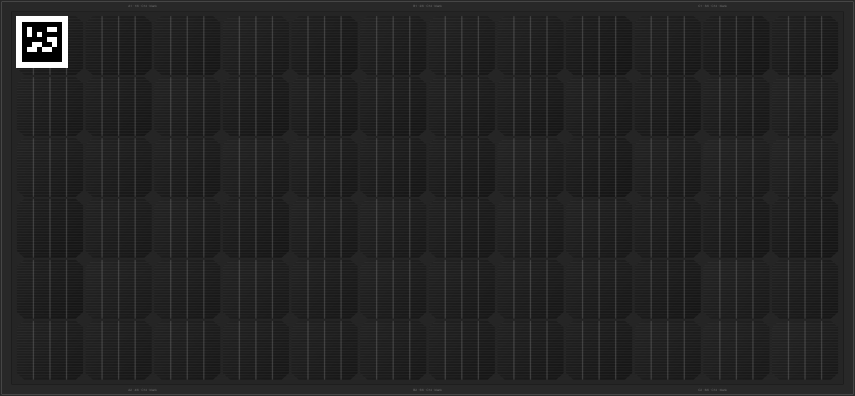
#> input picture app/python/data/c14_map.png, 855 x 396 px
$ python -i geometry.py   (imports and definitions only)
#> lines starting #> are read from the running program, lines starting #| are printed output that depends on the picture; after the words box and inside, x2 and y2 are one past the last pixel; in counts of white or black regions, pixels touching at a corner belong together
"""Panel segmentation, visible-edge detection and ArUco start-marker localisation.

Panel segmentation
    Black-and-white print: the panel is the dark region of the image. The dark / light split is
    chosen per frame with Otsu's method, so it follows the camera exposure.
    Colour print: the panel is the blue region (cell colour rule).
    The mask is evaluated on a coarse block grid; enclosed light regions (defects, marker) are
    filled so that they count as panel.

Visible edges
    A band outside the panel (frame surroundings, table, paper) along one side of the image
    means the corresponding edge of the panel is in view. The inspection path turns when the
    next edge appears (corner reached).

Start marker
    OpenCV ArUco detector, dictionary ARUCO_MIP_36h12, marker id checked against the panel's
    reference profile. Its four corners anchor the camera pose (localization.py).
"""

from __future__ import annotations

from dataclasses import dataclass, field

import cv2
import numpy as np

SIDES = ("top", "right", "bottom", "left")


@dataclass
class PanelView:
    coverage: float = 0.0
    margins: dict = field(default_factory=lambda: {s: 1.0 for s in SIDES})
    edges: dict = field(default_factory=lambda: {s: False for s in SIDES})


class PanelSegmenter:
    def __init__(self, print_mode: str = "bw", grid_width: int = 64, block_fraction: float = 0.35,
                 row_fraction: float = 0.3, edge_margin: float = 0.04, min_coverage: float = 0.25):
        self.print_mode = print_mode
        self.grid_width = grid_width
        self.block_fraction = block_fraction
        self.row_fraction = row_fraction
        self.edge_margin = edge_margin
        self.min_coverage = min_coverage

    def _panel_pixels(self, small: np.ndarray) -> np.ndarray:
        if self.print_mode == "color":
            b, g, r = (small[..., i].astype(np.int16) for i in range(3))
            return (b >= 30) & (b - r >= np.maximum(14, 0.25 * b)) & (b - g >= 4)
        gray = cv2.cvtColor(small, cv2.COLOR_BGR2GRAY)
        t, _ = cv2.threshold(gray, 0, 255, cv2.THRESH_BINARY + cv2.THRESH_OTSU)
        return gray < t

    def analyse(self, bgr: np.ndarray) -> PanelView:
        h, w = bgr.shape[:2]
        gw = self.grid_width
        gh = max(1, round(gw * h / w))
        # 4 x 4 pixels per block at the working resolution
        small = cv2.resize(bgr, (gw * 4, gh * 4), interpolation=cv2.INTER_AREA)
        pix = self._panel_pixels(small).astype(np.float32)
        blocks = pix.reshape(gh, 4, gw, 4).mean(axis=(1, 3)) >= self.block_fraction

        # Fill enclosed non-panel regions (defects, marker): flood the outside from the border
        outside = (~blocks).astype(np.uint8)
        flood = np.zeros((gh + 2, gw + 2), np.uint8)
        reach = outside.copy()
        for y in range(gh):
            for x in (0, gw - 1):
                if reach[y, x] == 1:
                    cv2.floodFill(reach, flood, (x, y), 2)
        for x in range(gw):
            for y in (0, gh - 1):
                if reach[y, x] == 1:
                    cv2.floodFill(reach, flood, (x, y), 2)
        panel = reach != 2

        coverage = float(panel.mean())
        row = panel.mean(axis=1)
        col = panel.mean(axis=0)

        def lead(fracs: np.ndarray) -> float:
            k = 0
            while k < len(fracs) and fracs[k] < self.row_fraction:
                k += 1
            return k / len(fracs)

        margins = {"top": lead(row), "bottom": lead(row[::-1]), "left": lead(col), "right": lead(col[::-1])}
        ok = coverage >= self.min_coverage
        edges = {s: bool(ok and self.edge_margin <= m < 0.9) for s, m in margins.items()}
        return PanelView(coverage, margins, edges)


class MarkerDetector:
    def __init__(self, marker_id: int | None = None):
        params = cv2.aruco.DetectorParameters()
        params.cornerRefinementMethod = cv2.aruco.CORNER_REFINE_SUBPIX
        self.detector = cv2.aruco.ArucoDetector(cv2.aruco.getPredefinedDictionary(cv2.aruco.DICT_ARUCO_MIP_36h12), params)
        self.marker_id = marker_id

    def detect(self, bgr: np.ndarray) -> tuple[list[float], np.ndarray] | None:
        """Start marker: bounding box (x0, y0, x1, y1, with its white quiet zone) and the four
        corners (clockwise from top-left, image px), or None."""
        gray = cv2.cvtColor(bgr, cv2.COLOR_BGR2GRAY)
        corners, ids, _ = self.detector.detectMarkers(gray)
        if ids is None:
            return None
        for c, i in zip(corners, np.asarray(ids).reshape(-1)):
            if self.marker_id is None or int(i) == self.marker_id:
                pts = np.asarray(c, np.float32).reshape(-1, 2)
                x0, y0 = pts.min(axis=0)
                x1, y1 = pts.max(axis=0)
                # The printed marker has a white quiet zone around the black square
                pad = 0.15 * max(x1 - x0, y1 - y0)
                return [float(x0 - pad), float(y0 - pad), float(x1 + pad), float(y1 + pad)], pts
        return None

>>> import cv2
>>> picture = cv2.imread('../data/c14_map.png')
#> picture is the input picture: shape (396, 855, 3); min 0, max 255, mean 35.4
>>> result = PanelSegmenter().analyse(picture)
#> in _panel_pixels, `t, _ = cv2.threshold(gray, 0, 255, cv2.THRESH_BINARY + cv2.THRESH_OTSU)`: t = 122
#> in _panel_pixels, `return gray < t`:
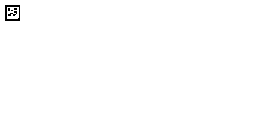
#> returned value: shape (120, 256) bool; 99.6% white; black in thin lines or dots, all inside (x1, y1, x2, y2) = (5, 5, 20, 21)
#> in analyse, `blocks = pix.reshape(gh, 4, gw, 4).mean(axis=(1, 3)) >= self.block_fra..`: blocks: shape (30, 64) bool; every value is 1
#> in analyse, `outside = (~blocks).astype(np.uint8)`: outside: shape (30, 64); every value is 0
#> in analyse, `coverage = float(panel.mean())`: coverage = 1
#> in analyse, `row = panel.mean(axis=1)`: row = 30 values from 1 to 1
#> in analyse, `col = panel.mean(axis=0)`: col = 64 values from 1 to 1
#> after the loop in lead, `while k < len(fracs) and fracs[k] < self.row_fraction:`: k = 0
#> in analyse, `margins = {"top": lead(row), "bottom": lead(row[::-1]), "left": lead(c..`: margins = {'top': 0, 'bottom': 0, 'left': 0, 'right': 0}
#> in analyse, `ok = coverage >= self.min_coverage`: ok = True
#> in analyse, `edges = {s: bool(ok and self.edge_margin <= m < 0.9) for s, m in margi..`: edges = {'top': False, 'bottom': False, 'left': False, 'right': False}
